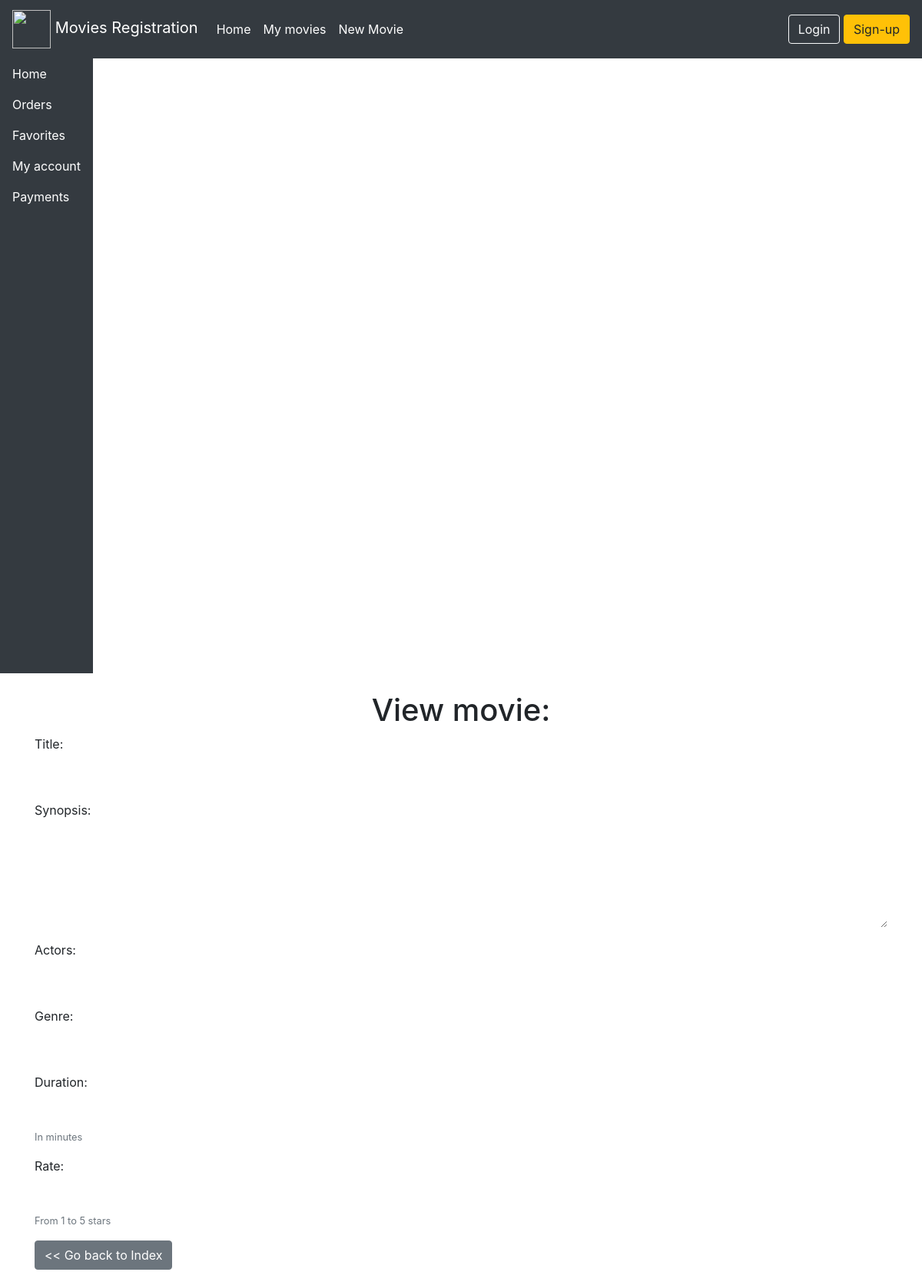
Page /movies/view/1 on the earlier database version.
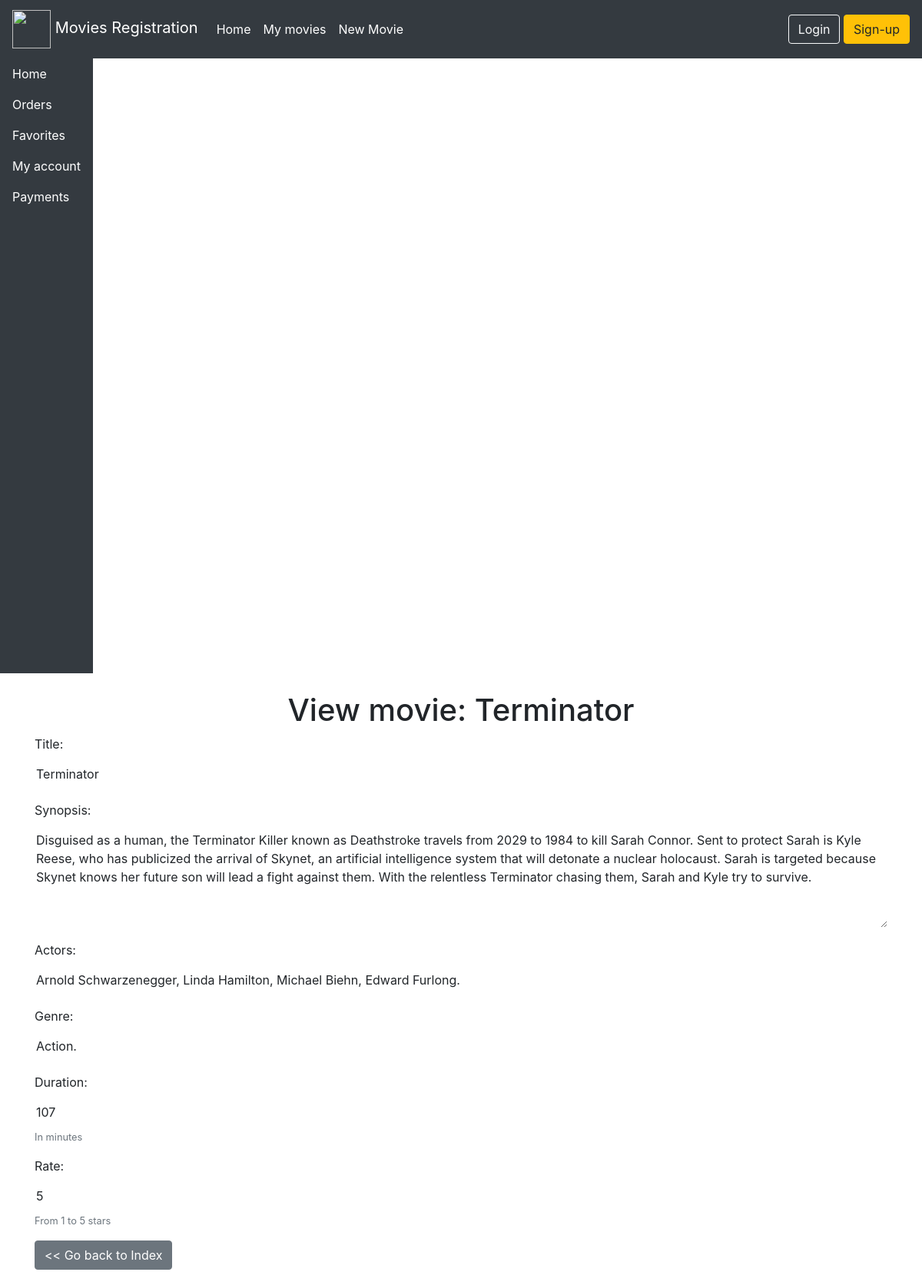
Same page on the later database version.
### movies/models.py (models this page shows)
class Movie(models.Model):
    title = models.CharField(max_length=255)
    synopsis = models.TextField()
    actors = models.CharField(max_length=255)
    genre = models.CharField(max_length=255)
    duration = models.IntegerField()
    rate = models.IntegerField()

### movies/views.py (the view)
# urls.py: path('view/<int:movie_id>', views.view, name='movies_view'),
def view(request, movie_id=None):
    movie = Movie.objects.filter(id=movie_id).first()
    context = { 'movie': movie }
    template = loader.get_template('movies/view.html')
    return HttpResponse(template.render(context, request))

### movies/templates/movies/view.html (shortened to what the changed rows need)
{% load static %}
<html>
<head>
    <link rel="stylesheet" href="{% static 'movies/bootstrap-4.1.3/css/bootstrap.min.css' %}">
</head>
<body>
    <div class="container-fluid">
        <div class="row">
            <div class="container">
                <br>
                <h1 style="text-align: center;">View movie: {{movie.title}}</h1>
                <form id="edit_form" method="POST" action="{% url 'movies_edit' movie.id %}">
                    <div class="form-group">
                        <label for="title">Title:</label>
                        <input type="text" name="title" readonly class="form-control-plaintext"
                            value="{{ movie.title }}" />
                    </div>
                    <div class="form-group">
                        <label for="synopsis">Synopsis:</label>
                        <textarea name="synopsis" rows="5" readonly
                            class="form-control-plaintext">{{ movie.synopsis }}</textarea>
                    </div>
                    <div class="form-group">
                        <label for="actors">Actors:</label>
                        <input type="text" name="actors" readonly class="form-control-plaintext"
                            value="{{ movie.actors }}" />
                    </div>
                    <div class="form-group">
                        <label for="genre">Genre:</label>
                        <input type="text" name="genre" readonly class="form-control-plaintext"
                            value="{{ movie.genre }}" />
                    </div>
                    <div class="form-group">
                        <label for="duration">Duration:</label>
                        <input type="text" name="duration" readonly class="form-control-plaintext"
                            value="{{ movie.duration }}" />
                        <small class="form-text text-muted">In minutes</small>
                    </div>
                    <div class="form-group">
                        <label for="rate">Rate:</label>
                        <input type="text" name="rate" readonly class="form-control-plaintext"
                            value="{{ movie.rate }}" />
                        <small class="form-text text-muted">From 1 to 5 stars</small>
                    </div>
                    <div class="row">
                </form>
            </div>
</body>
</html>

Differences in the rows shown:
added Movie: title "Terminator", synopsis "Disguised as a human, the Terminator Killer known as Deathstroke travels from 2029 to 1984 to kill Sarah Connor. Sent to protect Sarah is Kyle Reese, who has publicized the arrival of Skynet, an artificial intelligence system that will detonate a nuclear holocaust. Sarah is targeted because Skynet knows her future son will lead a fight against them. With the relentless Terminator chasing them, Sarah and Kyle try to survive.", actors "Arnold Schwarzenegger, Linda Hamilton, Michael Biehn, Edward Furlong.", genre "Action.", duration "107", rate "5"
